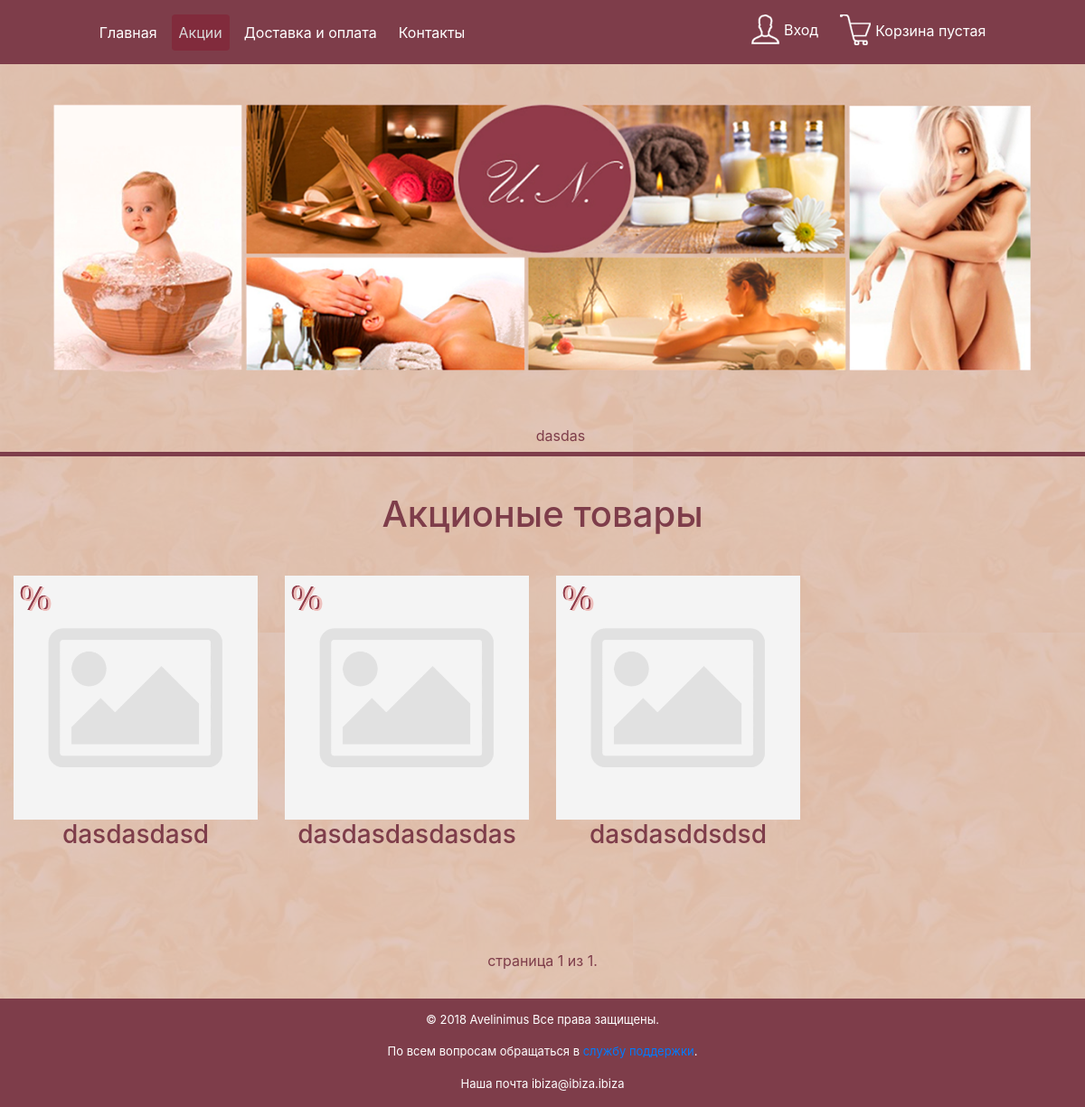
The page /ru/shares on the database as committed earlier.
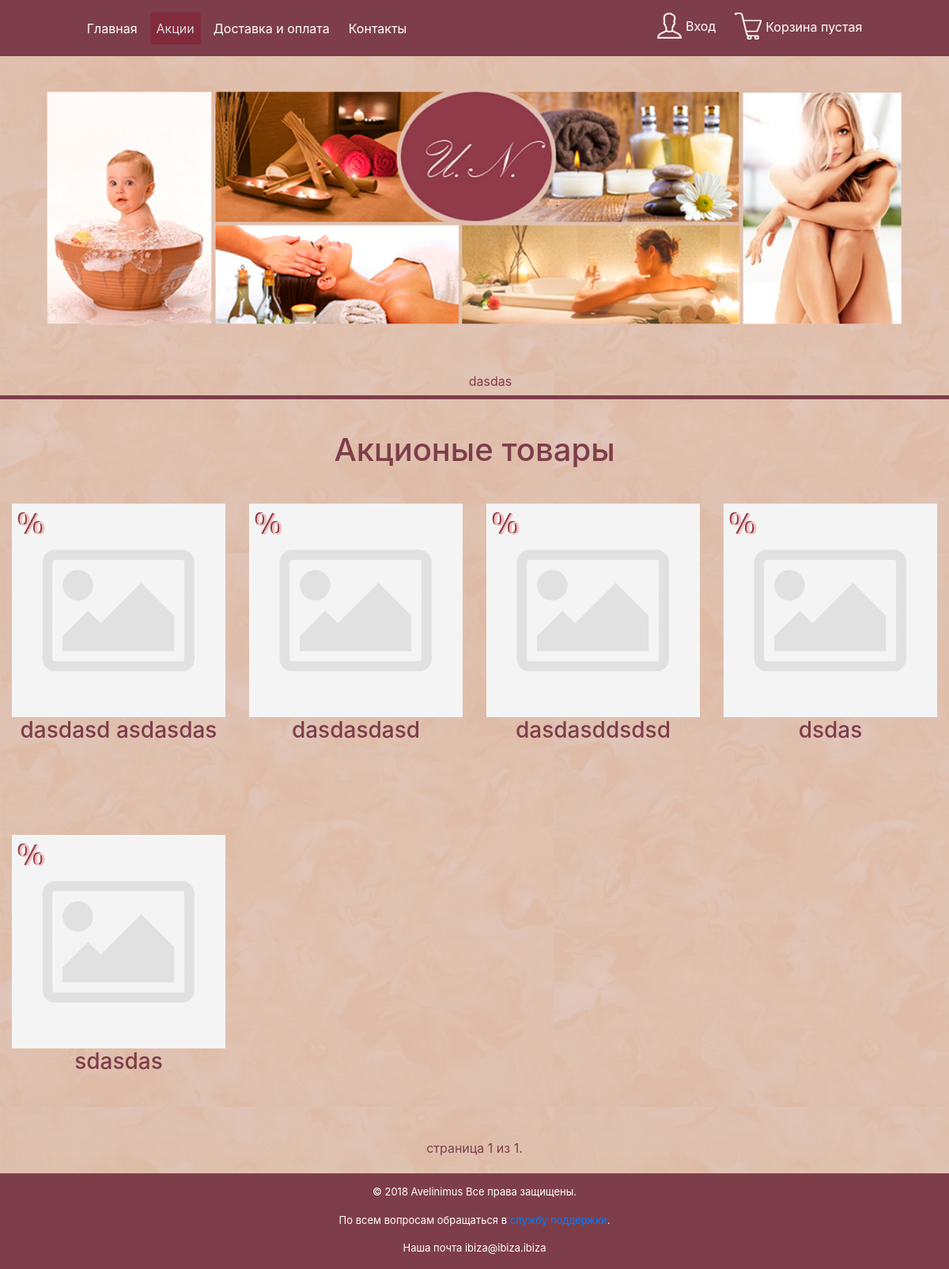
The same page on the database as committed later.
### ru/models.py (models this page shows, shortened)
class Category(models.Model):
    class Meta:
        ordering = ['name']
        verbose_name = 'Категория'
        verbose_name_plural = 'Категории'
    name = models.CharField(max_length=100, db_index=True, verbose_name="Категория")
    slug = models.SlugField(max_length=200, db_index=True,
                            unique=True, help_text='Нужно использовать для создания "хороших" URL-ов')
    available = models.BooleanField(default=True, verbose_name="Отображать")
    def get_absolute_url(self):
        return reverse('ru:category_detail', args={self.slug})

class Products(models.Model):
    class Meta:
        ordering = ['name']
        index_together = [
            ['id', 'slug']
        ]
        verbose_name = 'Продукт'
        verbose_name_plural = 'Продукты'
    name = models.CharField(max_length=50, db_index=True, verbose_name="Название продукта")
    slug = models.SlugField(max_length=200, db_index=True,
                            unique=True, help_text='Нужно использовать для создания "хороших" URL-ов')
    category = models.ForeignKey(Category, db_index=True, on_delete=models.CASCADE, related_name="rel_category",
                                 verbose_name="Категория продукта")
    image = models.ImageField(upload_to='products/img/%Y/%m/%d/', blank=True,
                              verbose_name="Картинка для новостей (300 x 300)")
    price = models.DecimalField(max_digits=10, decimal_places=2, verbose_name="Цена(грн)")
    short_description = models.TextField(max_length=200, blank=True, verbose_name="Короткое описание в листе(150)")
    description = RichTextUploadingField(blank=True, verbose_name="Детальное описание")
    created = models.DateTimeField(auto_now_add=True, verbose_name='Создан')
    available = models.BooleanField(default=True, verbose_name="Отображать")
    discount = models.IntegerField(validators=[MinValueValidator(0), MaxValueValidator(100)], default=0,
                                   verbose_name='Скидка (в процентах)')
    def get_absolute_url(self):
        return reverse('ru:product_detail', args={self.slug})

### ru/views.py (the view)
def shares_list_view(request):
    category_list = Category.objects.all()
    products_list = Products.objects.all()
    paginator = Paginator(products_list, 20)
    page = request.GET.get('page')
    products = paginator.get_page(page)
    cart = Cart(request)
    for item in cart:
        item['update_quantity_form'] = CartAddProductForm(initial={
            'quantity': item['quantity'],
            'update': True
        })
    return render(request, 'ru/shares.html', {
        'category_list': category_list,
        'products_list': products_list,
        'cart': cart,
        'products': products
    })

### ru/cart.py (called while the page is built, shortened)
    def __iter__(self):
        product_ids = self.cart.keys()
        products = Products.objects.filter(id__in=product_ids)
        for product in products:
            self.cart[str(product.id)]['product'] = product

    def __len__(self):
        return sum(item['quantity'] for item in self.cart.values())

### ru/context_processors.py (called while the page is built)
def cart(request):
    return {'cart': Cart(request)}

### templates/ru/shares.html (shortened to what this page needs)
{% extends 'ru/base.html' %}
    {% load static %}
    {% block top_menu %}
        <div class="top-menu">
            <ul class="navbar-nav mr-auto">
                <li class="nav-item">
                    <a class="nav-link" href="{% url "ru:category_list" %}">Главная</a>
                </li>
                <li class="nav-item active">
                    <a class="nav-link" href="{% url "ru:shares_list" %}">Акции</a>
                </li>
                <li class="nav-item">
                    <a class="nav-link" href="{% url "ru:payment" %}">Доставка и оплата</a>
                </li>
                <li class="nav-item">
                    <a class="nav-link" href="{% url "ru:contact" %}">Контакты</a>
                </li>
            </ul>
        </div>
    {% endblock %}
    {% block content %}
            <div class="products">
                <h1 align="center" style="color: #7E3D4A ">Акционые товары</h1>
                {% for product in products %}
                    {% if product.discount > 0 %}
                        <div class="col-12 col-lg-3 block" style="padding-bottom: 3%;float: left; margin-top: 3%; margin-bottom: 3%;">
                            <a href="{{ product.get_absolute_url }}">
                                <div class="img-block">
                                    <img src="{% if product.image %}{{ product.image.url }}{% else %}{% static "ru/images/no_image.png"%}{% endif %}"  class="block">
                                    {% if product.discount > 0 %}<img src="{% static "ru/images/ico_shares.png"%}" style="position: absolute;top: 0">{% endif %}
                                    <h3 class="name_product">{{ product.name }}</h3>
                                </div>
                            </a>
                        </div>
                    {% endif %}
                {% endfor %}
            </div>
            <div class="pagination" style="margin: auto; color:#7E3D4A; padding-bottom: 20px">
                <span class="step-links">
                    <span class="current">
                        страница {{ products.number }} из {{ products.paginator.num_pages }}.
                    </span>
                </span>
            </div>
    {% endblock %}

### templates/ru/base.html (shortened to what this page needs)
<!DOCTYPE html>
<html lang="en">
<head>
    {% load static %}
    {% load account %}
    <link rel="stylesheet" href = "{% static 'css/styles.css' %}">
    <link rel="stylesheet" href = "{% static 'css/bootstrap_menu.css' %}">
    <link rel="stylesheet" href="https://maxcdn.bootstrapcdn.com/bootstrap/4.0.0/css/bootstrap.min.css">
</head>
<body>
<div class='container-fluid container-fluid-reformat'>
    <div class="row block_01">
        <nav class="navbar navbar-expand-lg custom-toggler" style="width: 100%;">
            <div class="collapse navbar-collapse" id="navbarSupportedContent" align="center" style="margin: 0 7% 0 7%">
                {% block top_menu %}{% endblock %}
                <div class="top-menu" style="margin: 0 0 0 auto;">
                    <ul class="navbar-nav mr-auto">
                        {% if not user.is_active %}
                            <li class="nav-item">
                                <a class="nav-link" href="{% url 'account_login' %}"><img src="{% static 'ru/images/login.png' %}" style="margin-right: 5px;margin-bottom: 5px">Вход</a>
                            </li>
                        {% else %}
                            <li class="nav-item">
                                <a class="nav-link" href="{% url 'ru:my_room' %}"><img src="{% static 'ru/images/login.png' %}" style="margin-right: 5px;margin-bottom: 5px">Моя комната</a>
                            </li>
                        {% endif %}
                        <li class="nav-item">
                            <a class="nav-link" href="{% url 'ru:cart_detail' %}"><img src="{% static 'ru/images/card.png' %}" style="margin-right: 5px; margin-bottom: 5px">Корзина
                            {% with total_items=cart|length %}
                                {% if cart|length > 0 %}
                                    на {{ cart.get_total_price_with_discount }} грн.
                                {% else %}
                                    пустая
                                {% endif %}
                            {% endwith %}
                            </a>
                        </li>
                    </ul>
                </div>
            </div>
        </nav>
    </div>
    <div class="row block_02">
        <div class="col-12"><a href="{% url "ru:category_list" %}"><img src="{% static 'ru/images/main_img.png' %}" align="center"></a>
        </div>
        <div class="col-12 categories" style="padding-top: 15px;">
            <ul>
                {% for category in category_list %}
                    {% if category.available %}
                        {% if category.rel_category.count %}
                            <li>
                                <a href="{{ category.get_absolute_url }}">{{ category.name }}</a>
                            </li>
                        {% endif %}
                    {% endif %}
                {% endfor %}
            </ul>
        </div>
    </div>
    <div class="row block_03" style="padding-top: 40px">
        {% block content %}
        {% endblock %}
    </div>
    <div class="row block_04">
        <div class="col-12 footer_reformat" style="color: white">
            <p style="text-align: center;color: white">© 2018 Avelinimus Все права защищены.</p>
            <p style="text-align: center;color: white">По всем вопросам обращаться в<a href="{% url 'ru:support' %}"> службу поддержки</a>.</p>
            <p style="text-align: center;color: white">Наша почта ibiza@ibiza.ibiza</p>
      </div>
    </div>
</body>
</html>

### ru/static/css/styles.css (style rules this page uses)
body { margin: 0; padding: 0; word-wrap: break-word; white-space: normal; background: #e2c9c3 url(/static/ru/images/background_beige.jpg); }
h1 { text-align: center; width: 100%; }
p { color: #7e3d4a; text-align: center; width: 100%; }
.block_01 { background-color: #7e3d4a; }
.block_02 { border-bottom: solid 5px #7e3d4a; background: rgba(215, 181, 169, 0.7); }
.block_02 img { display: block; margin: 0 auto; padding: 40px; max-width: 100%; height: auto; width: auto\9; }
.block_03 { min-height: 600px; background: rgba(215, 181, 169, 0.7); }
.block_04 { background-color: #7E3D4A; }
.categories ul { text-align: center; margin-bottom: 0.5%; }
.categories li { list-style:none; display:inline-block; margin: auto 2%; }
.categories a { color: #7e3d4a; }
.top-menu li { height: auto; top: 5px; padding: 0; }
.products { box-sizing: border-box; margin-left: auto; margin-right: auto }
.block { display: block; max-width:100%; height: auto; }
.footer_reformat { color: white; margin-top: 14px; font-size: 13px; }
.name_product { color: #7e3d4a; display: flex; justify-content: center; align-items: center; text-align: center; max-width: 300px; max-height: 300px; width: 100%; height: 100%; }

Rows that differ between the two databases and show on the page:
changed Products: name "dasdasdasdasdas" → "dasdasd asdasdas"; moves up the list
added Products: discount 1 (drawn), name "dsdas"
added Products: discount 3 (drawn), name "sdasdas"
